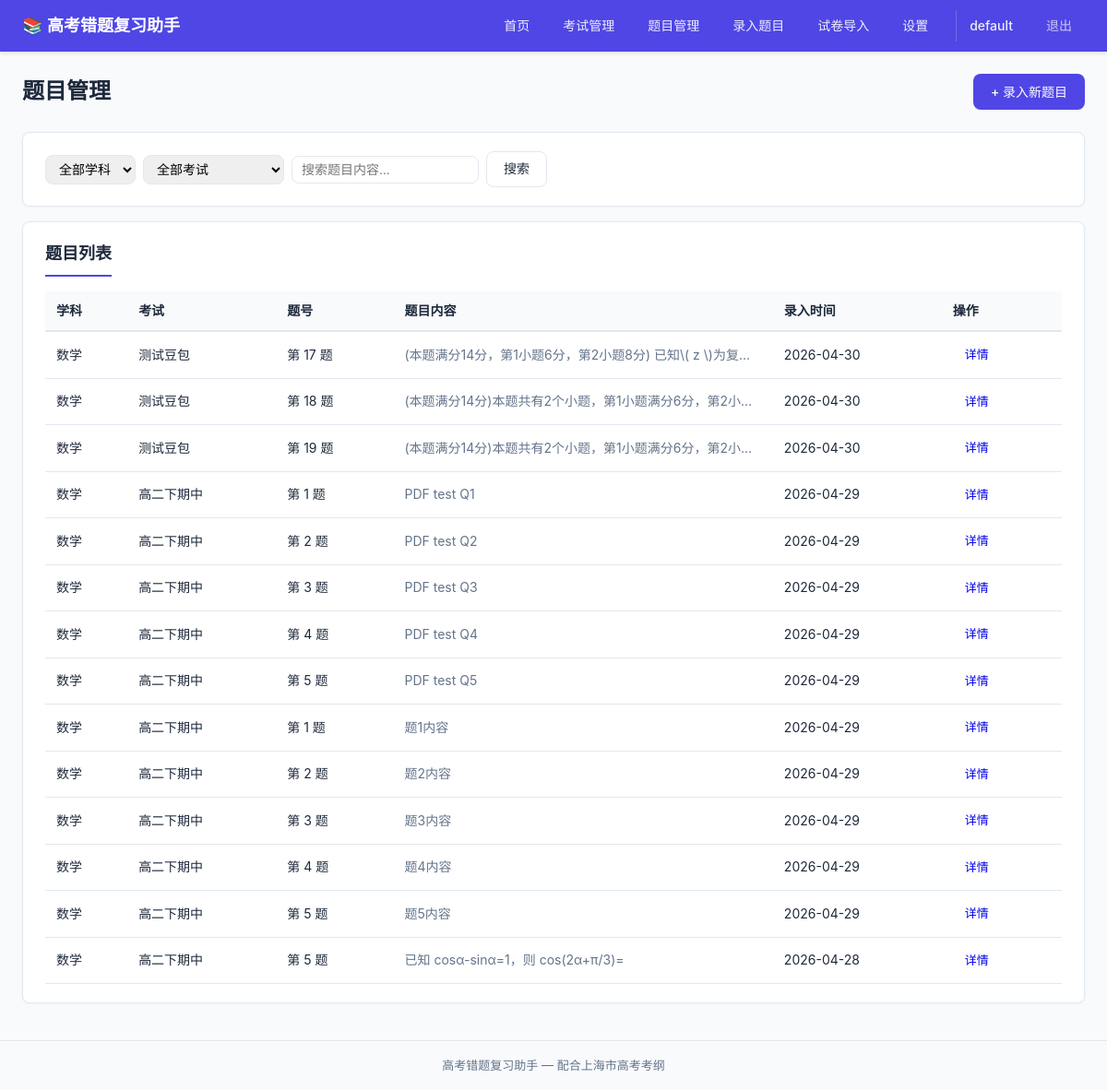
Page /questions (signed in) on the earlier database version.
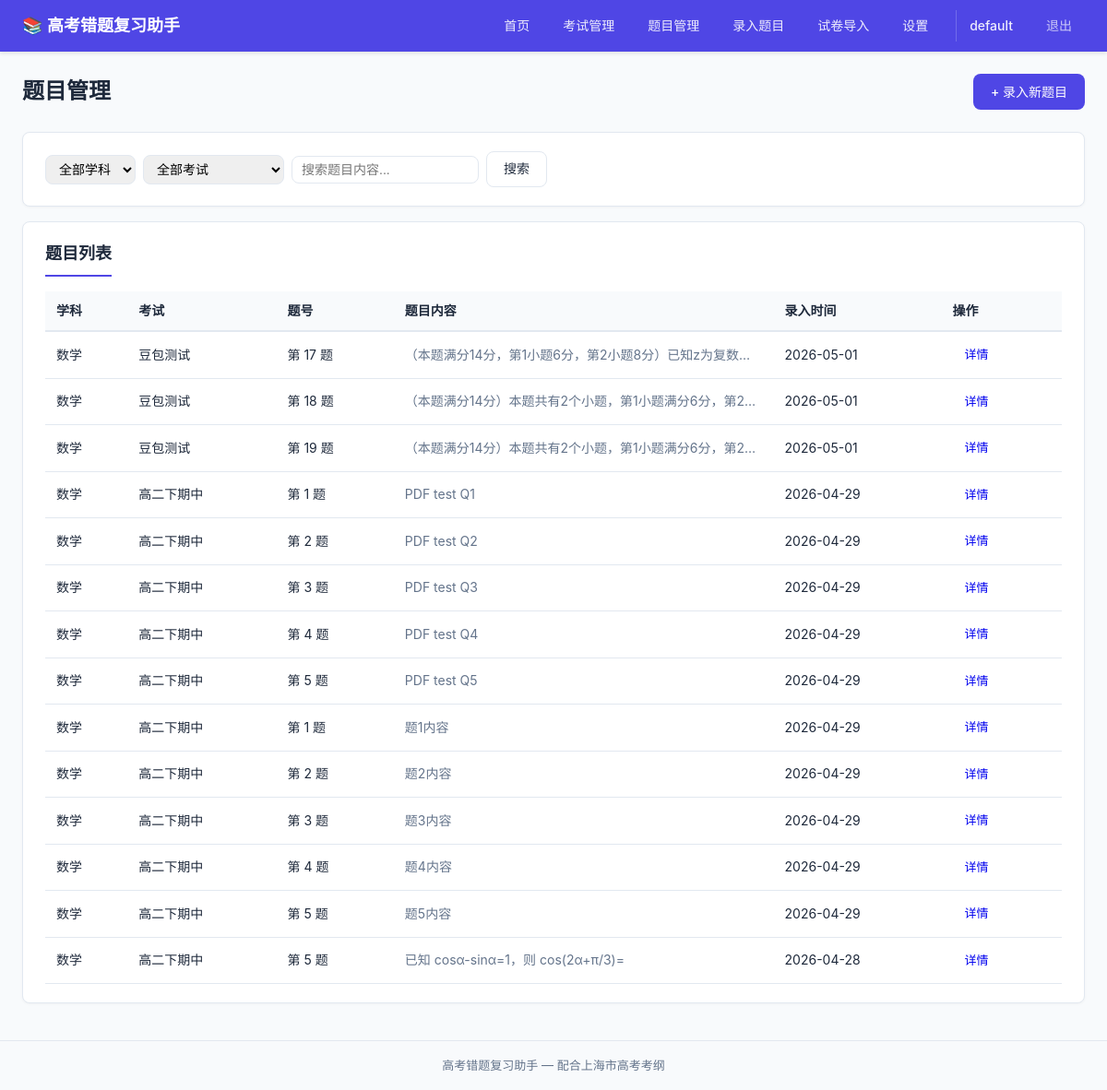
Same page on the later database version.
### tables this page shows
CREATE TABLE questions (
            id              INTEGER PRIMARY KEY AUTOINCREMENT,
            exam_id         INTEGER NOT NULL REFERENCES exams(id) ON DELETE CASCADE,
            question_number TEXT    NOT NULL,
            stem            TEXT,
            image_path      TEXT,
            created_at      TIMESTAMP DEFAULT CURRENT_TIMESTAMP,
            updated_at      TIMESTAMP DEFAULT CURRENT_TIMESTAMP
        , user_id INTEGER NOT NULL DEFAULT 1);

CREATE TABLE subjects (
            id          INTEGER PRIMARY KEY AUTOINCREMENT,
            name        TEXT    NOT NULL UNIQUE,
            created_at  TIMESTAMP DEFAULT CURRENT_TIMESTAMP
        );

CREATE TABLE exams (
            id          INTEGER PRIMARY KEY AUTOINCREMENT,
            subject_id  INTEGER NOT NULL REFERENCES subjects(id),
            name        TEXT    NOT NULL,
            exam_date   DATE,
            created_at  TIMESTAMP DEFAULT CURRENT_TIMESTAMP, user_id INTEGER NOT NULL DEFAULT 1,
            UNIQUE(subject_id, name)
        );

### routes/questions.py (the view)
@questions_bp.route('/questions')
@login_required
def list_questions():
    user_id = session['user_id']
    subjects = get_all_subjects()
    subject_id = request.args.get('subject_id', type=int)
    exam_id = request.args.get('exam_id', type=int)
    search = request.args.get('search')
    exams = get_all_exams(user_id)
    questions = get_questions_filtered(subject_id=subject_id, exam_id=exam_id, search=search, user_id=user_id)
    return render_template('questions/list.html', subjects=subjects, exams=exams,
                           questions=questions, selected_subject=subject_id,
                           selected_exam=exam_id, search=search)

### app.py (called while the page is built)
@app.before_request
def load_logged_in_user():
    user_id = session.get('user_id')
    g.current_user = get_user_by_id(user_id) if user_id else None

@app.context_processor
def inject_global_template_vars():
    return {
        'current_user': g.get('current_user'),
    }

### database/__init__.py (called while the page is built)
def get_db():
    if 'db' not in g:
        g.db = sqlite3.connect(DATABASE_PATH)
        g.db.row_factory = sqlite3.Row
        g.db.execute("PRAGMA foreign_keys = ON")
    return g.db

### models/exam.py (called while the page is built)
def get_all_exams(user_id=None):
    db = get_db()
    query = (
        "SELECT e.*, s.name as subject_name FROM exams e "
        "JOIN subjects s ON e.subject_id = s.id WHERE 1=1"
    )
    params = []
    if user_id is not None:
        query += " AND e.user_id = ?"
        params.append(user_id)
    query += " ORDER BY e.exam_date DESC, e.id DESC"
    return db.execute(query, params).fetchall()

### models/subject.py (called while the page is built)
def get_all_subjects():
    db = get_db()
    return db.execute("SELECT * FROM subjects ORDER BY id").fetchall()

### models/user.py (called while the page is built)
def get_user_by_id(user_id):
    db = get_db()
    row = db.execute(
        "SELECT id, username, created_at FROM users WHERE id = ?", (user_id,)
    ).fetchone()
    return dict(row) if row else None

### templates/questions/list.html (shortened to what this page needs)
{% extends "base.html" %}
{% block content %}
<div class="page-header">
    <h1>题目管理</h1>
    <a href="{{ url_for('questions.create') }}" class="btn btn-primary">+ 录入新题目</a>
</div>
<div class="card">
    <form method="GET" class="filter-form">
        <select name="subject_id" onchange="this.form.submit()">
            <option value="">全部学科</option>
        </select>
        <select name="exam_id" onchange="this.form.submit()">
            <option value="">全部考试</option>
        </select>
        <input type="text" name="search" placeholder="搜索题目内容..." value="{{ search or '' }}">
        <button type="submit" class="btn btn-secondary">搜索</button>
    </form>
</div>
<div class="card">
    <h2>题目列表</h2>
    {% if questions %}
    <table class="data-table">
        <thead>
            <tr>
                <th>学科</th>
                <th>考试</th>
                <th>题号</th>
                <th>题目内容</th>
                <th>录入时间</th>
                <th>操作</th>
            </tr>
        </thead>
        <tbody>
            {% for q in questions %}
            <tr>
                <td>{{ q.subject_name }}</td>
                <td>{{ q.exam_name }}</td>
                <td>第 {{ q.question_number }} 题</td>
                <td class="stem-preview">{{ q.stem[:60] if q.stem else '（有图片）' }}</td>
                <td>{{ q.created_at[:10] if q.created_at }}</td>
                <td>
                    <a href="{{ url_for('questions.detail', question_id=q.id) }}" class="btn btn-small">详情</a>
                </td>
            </tr>
            {% endfor %}
        </tbody>
    </table>
    {% else %}
    <p class="empty-state">还没有题目。点击右上角「录入新题目」开始。</p>
    {% endif %}
</div>
{% endblock %}

Differences in the rows shown:
removed questions: subject_name "数学", exam_name "测试豆包", question_number "17", stem "(本题满分14分，第1小题6分，第2小题8分) 已知\\( z \\)为复…", created_at "2026-04-30"
removed questions: subject_name "数学", exam_name "测试豆包", question_number "18", stem "(本题满分14分)本题共有2个小题，第1小题满分6分，第2小…", created_at "2026-04-30"
removed questions: subject_name "数学", exam_name "测试豆包", question_number "19", stem "(本题满分14分)本题共有2个小题，第1小题满分6分，第2小…", created_at "2026-04-30"
added questions: subject_name "数学", exam_name "豆包测试", question_number "17", stem "（本题满分14分，第1小题6分，第2小题8分）已知z为复数…", created_at "2026-05-01"
added questions: subject_name "数学", exam_name "豆包测试", question_number "18", stem "（本题满分14分）本题共有2个小题，第1小题满分6分，第2…", created_at "2026-05-01"
added questions: subject_name "数学", exam_name "豆包测试", question_number "19", stem "（本题满分14分）本题共有2个小题，第1小题满分6分，第2…", created_at "2026-05-01"
